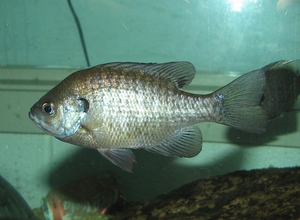
#> input picture 6.009-Fundamentals of Programming/labs/lab1_Image_Processing/test_images/bluegill.png, 300 x 220 px
$ python -i lab.py   (imports and definitions only)
#> lines starting #> are read from the running program, lines starting #| are printed output that depends on the picture
#!/usr/bin/env python3

import math

from PIL import Image as Image

# NO ADDITIONAL IMPORTS ALLOWED!


# [16 lines left out: function get_pixel, not called in this run]


def set_pixel(image, x, y, c):
    # image['pixels'][x, y] = c
    image['pixels'][y * image['width'] + x] = c


# [12 lines left out: function apply_per_pixel, not called in this run]


def inverted(image):
    return apply_per_pixel(image, lambda c: 255-c)


# HELPER FUNCTIONS
# [17 lines left out: function filter, not called in this run]

def correlate(image, kernel):
    """
    Compute the result of correlating the given image with the given kernel.

    The output of this function should have the same form as a 6.009 image (a
    dictionary with 'height', 'width', and 'pixels' keys), but its pixel values
    do not necessarily need to be in the range [0,255], nor do they need to be
    integers (they should not be clipped or rounded at all).

    This process should not mutate the input image; rather, it should create a
    separate structure to represent the output.

    DESCRIBE YOUR KERNEL REPRESENTATION HERE
    """
    result = {
        'height': image['height'],
        'width': image['width'],
        'pixels': [0] * image['height'] * image['width']
    }

    h = image['height']
    w = image['width']

    for x in range(w):
        for y in range(h):
            result['pixels'][y * w + x] = filter(image, x, y, kernel)

    return result


# [25 lines left out: function round_and_clip_image, not called in this run]


# FILTERS
def create_kernel(n):
    return [1/n/n] * n * n


# [41 lines left out: functions blurred, sharpened, not called in this run]


def edges(image):
    kx = [-1, 0, 1,
          -2, 0, 2,
          -1, 0, 1]
    ky = [-1, -2, -1,
           0,  0,  0,
           1,  2,  1]

    ox = correlate(image, kx)
    oy = correlate(image, ky)

    result = {
        'height': image['height'],
        'width': image['width'],
        'pixels': [0] * len(image['pixels'])
    }

    for i in range(len(result['pixels'])):
        result['pixels'][i] = math.sqrt(ox['pixels'][i] ** 2 + oy['pixels'][i] ** 2)

    result = round_and_clip_image(result)

    return result

# HELPER FUNCTIONS FOR LOADING AND SAVING IMAGES

# [38 lines left out: functions load_image, save_image, not called in this run]


# [51 lines not run here, left out]

>>> import cv2
>>> picture = cv2.imread('test_images/bluegill.png', cv2.IMREAD_GRAYSCALE)
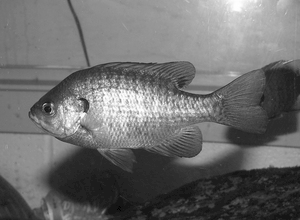
#> picture: shape (220, 300); min 0, max 255, mean 108.8
#> (the run stopped early here; a loop or call above may not have finished)

$ run again, on 6.009-Fundamentals of Programming/labs/lab1_Image_Processing/test_images/cat.png
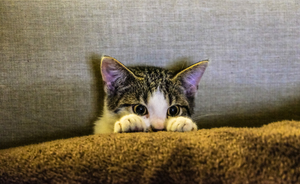
#> input picture 6.009-Fundamentals of Programming/labs/lab1_Image_Processing/test_images/cat.png, 300 x 184 px
#> `picture = cv2.imread('test_images/bluegill.png', cv2.IMREAD_GRAYSCALE)`:
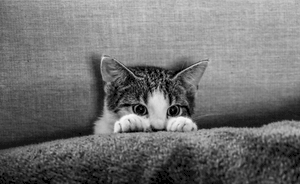
#> picture: shape (184, 300); min 0, max 247, mean 113.4

$ run again, on 6.009-Fundamentals of Programming/labs/lab1_Image_Processing/test_images/construct.png
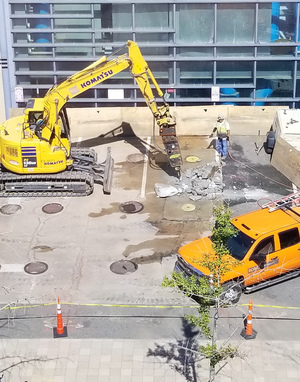
#> input picture 6.009-Fundamentals of Programming/labs/lab1_Image_Processing/test_images/construct.png, 300 x 382 px
#> `picture = cv2.imread('test_images/bluegill.png', cv2.IMREAD_GRAYSCALE)`:
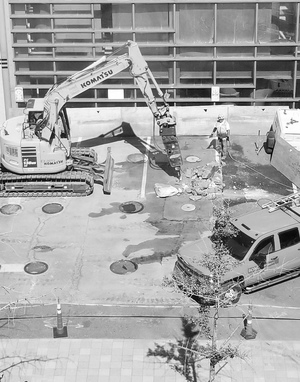
#> picture: shape (382, 300); min 0, max 255, mean 164.7
